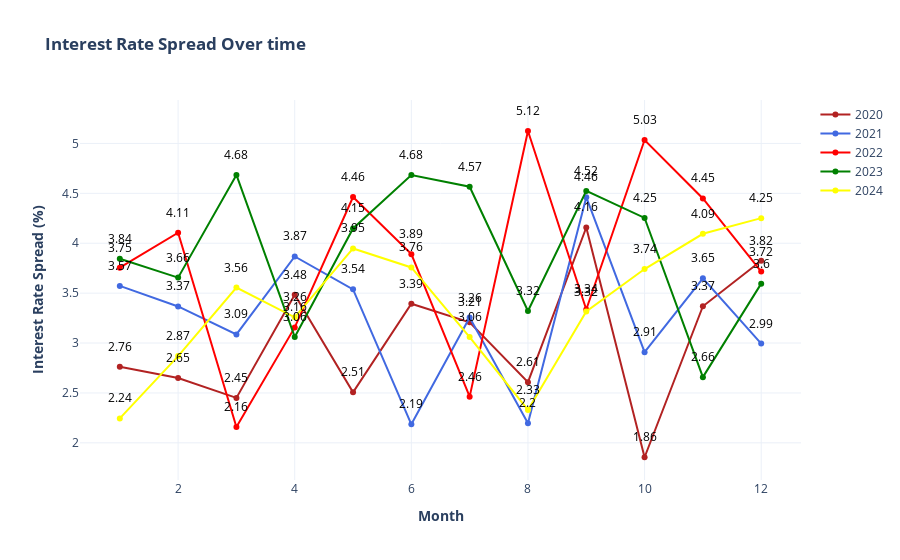

Here is the notebook cell this chart was saved with:
### Code cell
fig = go.Figure()

# Add traces for each year with custom colors
fig.add_trace(go.Scatter(x=df['month'], y=df_2020['interest_rate_spread'], name='2020',mode='markers+lines',line=dict(color='firebrick',width=2)))
fig.add_trace(go.Scatter(x=df['month'], y=df_2021['interest_rate_spread'], name='2021',mode='markers+lines',line=dict(color='royalblue',width=2)))
fig.add_trace(go.Scatter(x=df['month'], y=df_2022['interest_rate_spread'], name='2022',mode='markers+lines',line=dict(color='red',width=2)))
fig.add_trace(go.Scatter(x=df['month'], y=df_2023['interest_rate_spread'], name='2023',mode='markers+lines',line=dict(color='green',width=2)))
fig.add_trace(go.Scatter(x=df['month'], y=df_2024['interest_rate_spread'], name='2024',mode='markers+lines',line=dict(color='yellow',width=2)))

# Add annotations for each point
for year, data in zip(range(2020, 2025), [df_2020, df_2021, df_2022, df_2023, df_2024]):
    for month, spread in zip(data['month'], data['interest_rate_spread']):
        fig.add_annotation(x=month, y=spread,
                           text=str(round(spread, 2)),
                           showarrow=False,
                           font=dict(color="black"),
                           xanchor='center', yanchor='bottom', yshift=10)
        
fig.update_layout(title='<b>Interest Rate Spread Over time</b>',
                   xaxis_title='<b>Month</b>',
                   yaxis_title='<b>Interest Rate Spread (%)</b>',template='plotly_white')

fig.show()

### Figure 1 — Plotly figure (JSON) as saved in the notebook; plotly's stock layout.template omitted (floating-point values rounded to 4 significant figures)
{"data": [{"line": {"color": "firebrick", "width": 2}, "mode": "markers+lines", "name": "2020", "type": "scatter", "x": [1, 2, 3, 4, 5, 6, 7, 8, 9, 10, 11, 12, 1, 2, 3, 4, 5, 6, 7, 8, 9, 10, 11, 12, 1, 2, 3, 4, 5, 6, 7, 8, 9, 10, 11, 12, 1, 2, 3, 4, 5, 6, 7, 8, 9, 10, 11, 12, 1, 2, 3, 4, 5, 6, 7, 8, 9, 10, 11, 12], "y": [2.762, 2.65, 2.45, 3.484, 2.507, 3.393, 3.207, 2.608, 4.158, 1.856, 3.369, 3.825]}, {"line": {"color": "royalblue", "width": 2}, "mode": "markers+lines", "name": "2021", "type": "scatter", "x": [1, 2, 3, 4, 5, 6, 7, 8, 9, 10, 11, 12, 1, 2, 3, 4, 5, 6, 7, 8, 9, 10, 11, 12, 1, 2, 3, 4, 5, 6, 7, 8, 9, 10, 11, 12, 1, 2, 3, 4, 5, 6, 7, 8, 9, 10, 11, 12, 1, 2, 3, 4, 5, 6, 7, 8, 9, 10, 11, 12], "y": [3.572, 3.366, 3.086, 3.867, 3.538, 2.186, 3.255, 2.197, 4.462, 2.908, 3.648, 2.995]}, {"line": {"color": "red", "width": 2}, "mode": "markers+lines", "name": "2022", "type": "scatter", "x": [1, 2, 3, 4, 5, 6, 7, 8, 9, 10, 11, 12, 1, 2, 3, 4, 5, 6, 7, 8, 9, 10, 11, 12, 1, 2, 3, 4, 5, 6, 7, 8, 9, 10, 11, 12, 1, 2, 3, 4, 5, 6, 7, 8, 9, 10, 11, 12, 1, 2, 3, 4, 5, 6, 7, 8, 9, 10, 11, 12], "y": [3.755, 4.106, 2.159, 3.157, 4.463, 3.891, 2.463, 5.124, 3.336, 5.035, 4.449, 3.716]}, {"line": {"color": "green", "width": 2}, "mode": "markers+lines", "name": "2023", "type": "scatter", "x": [1, 2, 3, 4, 5, 6, 7, 8, 9, 10, 11, 12, 1, 2, 3, 4, 5, 6, 7, 8, 9, 10, 11, 12, 1, 2, 3, 4, 5, 6, 7, 8, 9, 10, 11, 12, 1, 2, 3, 4, 5, 6, 7, 8, 9, 10, 11, 12, 1, 2, 3, 4, 5, 6, 7, 8, 9, 10, 11, 12], "y": [3.844, 3.655, 4.685, 3.061, 4.148, 4.684, 4.566, 3.321, 4.524, 4.253, 2.658, 3.595]}, {"line": {"color": "yellow", "width": 2}, "mode": "markers+lines", "name": "2024", "type": "scatter", "x": [1, 2, 3, 4, 5, 6, 7, 8, 9, 10, 11, 12, 1, 2, 3, 4, 5, 6, 7, 8, 9, 10, 11, 12, 1, 2, 3, 4, 5, 6, 7, 8, 9, 10, 11, 12, 1, 2, 3, 4, 5, 6, 7, 8, 9, 10, 11, 12, 1, 2, 3, 4, 5, 6, 7, 8, 9, 10, 11, 12], "y": [2.245, 2.869, 3.555, 3.257, 3.948, 3.757, 3.059, 2.329, 3.316, 3.741, 4.095, 4.251]}], "layout": {"annotations": [{"font": {"color": "black"}, "showarrow": false, "text": "2.76", "x": 1, "xanchor": "center", "y": 2.762, "yanchor": "bottom", "yshift": 10}, {"font": {"color": "black"}, "showarrow": false, "text": "2.65", "x": 2, "xanchor": "center", "y": 2.65, "yanchor": "bottom", "yshift": 10}, {"font": {"color": "black"}, "showarrow": false, "text": "2.45", "x": 3, "xanchor": "center", "y": 2.45, "yanchor": "bottom", "yshift": 10}, {"font": {"color": "black"}, "showarrow": false, "text": "3.48", "x": 4, "xanchor": "center", "y": 3.484, "yanchor": "bottom", "yshift": 10}, {"font": {"color": "black"}, "showarrow": false, "text": "2.51", "x": 5, "xanchor": "center", "y": 2.507, "yanchor": "bottom", "yshift": 10}, {"font": {"color": "black"}, "showarrow": false, "text": "3.39", "x": 6, "xanchor": "center", "y": 3.393, "yanchor": "bottom", "yshift": 10}, {"font": {"color": "black"}, "showarrow": false, "text": "3.21", "x": 7, "xanchor": "center", "y": 3.207, "yanchor": "bottom", "yshift": 10}, {"font": {"color": "black"}, "showarrow": false, "text": "2.61", "x": 8, "xanchor": "center", "y": 2.608, "yanchor": "bottom", "yshift": 10}, {"font": {"color": "black"}, "showarrow": false, "text": "4.16", "x": 9, "xanchor": "center", "y": 4.158, "yanchor": "bottom", "yshift": 10}, {"font": {"color": "black"}, "showarrow": false, "text": "1.86", "x": 10, "xanchor": "center", "y": 1.856, "yanchor": "bottom", "yshift": 10}, {"font": {"color": "black"}, "showarrow": false, "text": "3.37", "x": 11, "xanchor": "center", "y": 3.369, "yanchor": "bottom", "yshift": 10}, {"font": {"color": "black"}, "showarrow": false, "text": "3.82", "x": 12, "xanchor": "center", "y": 3.825, "yanchor": "bottom", "yshift": 10}, {"font": {"color": "black"}, "showarrow": false, "text": "3.57", "x": 1, "xanchor": "center", "y": 3.572, "yanchor": "bottom", "yshift": 10}, {"font": {"color": "black"}, "showarrow": false, "text": "3.37", "x": 2, "xanchor": "center", "y": 3.366, "yanchor": "bottom", "yshift": 10}, {"font": {"color": "black"}, "showarrow": false, "text": "3.09", "x": 3, "xanchor": "center", "y": 3.086, "yanchor": "bottom", "yshift": 10}, {"font": {"color": "black"}, "showarrow": false, "text": "3.87", "x": 4, "xanchor": "center", "y": 3.867, "yanchor": "bottom", "yshift": 10}, {"font": {"color": "black"}, "showarrow": false, "text": "3.54", "x": 5, "xanchor": "center", "y": 3.538, "yanchor": "bottom", "yshift": 10}, {"font": {"color": "black"}, "showarrow": false, "text": "2.19", "x": 6, "xanchor": "center", "y": 2.186, "yanchor": "bottom", "yshift": 10}, {"font": {"color": "black"}, "showarrow": false, "text": "3.26", "x": 7, "xanchor": "center", "y": 3.255, "yanchor": "bottom", "yshift": 10}, {"font": {"color": "black"}, "showarrow": false, "text": "2.2", "x": 8, "xanchor": "center", "y": 2.197, "yanchor": "bottom", "yshift": 10}, {"font": {"color": "black"}, "showarrow": false, "text": "4.46", "x": 9, "xanchor": "center", "y": 4.462, "yanchor": "bottom", "yshift": 10}, {"font": {"color": "black"}, "showarrow": false, "text": "2.91", "x": 10, "xanchor": "center", "y": 2.908, "yanchor": "bottom", "yshift": 10}, {"font": {"color": "black"}, "showarrow": false, "text": "3.65", "x": 11, "xanchor": "center", "y": 3.648, "yanchor": "bottom", "yshift": 10}, {"font": {"color": "black"}, "showarrow": false, "text": "2.99", "x": 12, "xanchor": "center", "y": 2.995, "yanchor": "bottom", "yshift": 10}, {"font": {"color": "black"}, "showarrow": false, "text": "3.75", "x": 1, "xanchor": "center", "y": 3.755, "yanchor": "bottom", "yshift": 10}, {"font": {"color": "black"}, "showarrow": false, "text": "4.11", "x": 2, "xanchor": "center", "y": 4.106, "yanchor": "bottom", "yshift": 10}, {"font": {"color": "black"}, "showarrow": false, "text": "2.16", "x": 3, "xanchor": "center", "y": 2.159, "yanchor": "bottom", "yshift": 10}, {"font": {"color": "black"}, "showarrow": false, "text": "3.16", "x": 4, "xanchor": "center", "y": 3.157, "yanchor": "bottom", "yshift": 10}, {"font": {"color": "black"}, "showarrow": false, "text": "4.46", "x": 5, "xanchor": "center", "y": 4.463, "yanchor": "bottom", "yshift": 10}, {"font": {"color": "black"}, "showarrow": false, "text": "3.89", "x": 6, "xanchor": "center", "y": 3.891, "yanchor": "bottom", "yshift": 10}, {"font": {"color": "black"}, "showarrow": false, "text": "2.46", "x": 7, "xanchor": "center", "y": 2.463, "yanchor": "bottom", "yshift": 10}, {"font": {"color": "black"}, "showarrow": false, "text": "5.12", "x": 8, "xanchor": "center", "y": 5.124, "yanchor": "bottom", "yshift": 10}, {"font": {"color": "black"}, "showarrow": false, "text": "3.34", "x": 9, "xanchor": "center", "y": 3.336, "yanchor": "bottom", "yshift": 10}, {"font": {"color": "black"}, "showarrow": false, "text": "5.03", "x": 10, "xanchor": "center", "y": 5.035, "yanchor": "bottom", "yshift": 10}, {"font": {"color": "black"}, "showarrow": false, "text": "4.45", "x": 11, "xanchor": "center", "y": 4.449, "yanchor": "bottom", "yshift": 10}, {"font": {"color": "black"}, "showarrow": false, "text": "3.72", "x": 12, "xanchor": "center", "y": 3.716, "yanchor": "bottom", "yshift": 10}, {"font": {"color": "black"}, "showarrow": false, "text": "3.84", "x": 1, "xanchor": "center", "y": 3.844, "yanchor": "bottom", "yshift": 10}, {"font": {"color": "black"}, "showarrow": false, "text": "3.66", "x": 2, "xanchor": "center", "y": 3.655, "yanchor": "bottom", "yshift": 10}, {"font": {"color": "black"}, "showarrow": false, "text": "4.68", "x": 3, "xanchor": "center", "y": 4.685, "yanchor": "bottom", "yshift": 10}, {"font": {"color": "black"}, "showarrow": false, "text": "3.06", "x": 4, "xanchor": "center", "y": 3.061, "yanchor": "bottom", "yshift": 10}, {"font": {"color": "black"}, "showarrow": false, "text": "4.15", "x": 5, "xanchor": "center", "y": 4.148, "yanchor": "bottom", "yshift": 10}, {"font": {"color": "black"}, "showarrow": false, "text": "4.68", "x": 6, "xanchor": "center", "y": 4.684, "yanchor": "bottom", "yshift": 10}, {"font": {"color": "black"}, "showarrow": false, "text": "4.57", "x": 7, "xanchor": "center", "y": 4.566, "yanchor": "bottom", "yshift": 10}, {"font": {"color": "black"}, "showarrow": false, "text": "3.32", "x": 8, "xanchor": "center", "y": 3.321, "yanchor": "bottom", "yshift": 10}, {"font": {"color": "black"}, "showarrow": false, "text": "4.52", "x": 9, "xanchor": "center", "y": 4.524, "yanchor": "bottom", "yshift": 10}, {"font": {"color": "black"}, "showarrow": false, "text": "4.25", "x": 10, "xanchor": "center", "y": 4.253, "yanchor": "bottom", "yshift": 10}, {"font": {"color": "black"}, "showarrow": false, "text": "2.66", "x": 11, "xanchor": "center", "y": 2.658, "yanchor": "bottom", "yshift": 10}, {"font": {"color": "black"}, "showarrow": false, "text": "3.6", "x": 12, "xanchor": "center", "y": 3.595, "yanchor": "bottom", "yshift": 10}, {"font": {"color": "black"}, "showarrow": false, "text": "2.24", "x": 1, "xanchor": "center", "y": 2.245, "yanchor": "bottom", "yshift": 10}, {"font": {"color": "black"}, "showarrow": false, "text": "2.87", "x": 2, "xanchor": "center", "y": 2.869, "yanchor": "bottom", "yshift": 10}, {"font": {"color": "black"}, "showarrow": false, "text": "3.56", "x": 3, "xanchor": "center", "y": 3.555, "yanchor": "bottom", "yshift": 10}, {"font": {"color": "black"}, "showarrow": false, "text": "3.26", "x": 4, "xanchor": "center", "y": 3.257, "yanchor": "bottom", "yshift": 10}, {"font": {"color": "black"}, "showarrow": false, "text": "3.95", "x": 5, "xanchor": "center", "y": 3.948, "yanchor": "bottom", "yshift": 10}, {"font": {"color": "black"}, "showarrow": false, "text": "3.76", "x": 6, "xanchor": "center", "y": 3.757, "yanchor": "bottom", "yshift": 10}, {"font": {"color": "black"}, "showarrow": false, "text": "3.06", "x": 7, "xanchor": "center", "y": 3.059, "yanchor": "bottom", "yshift": 10}, {"font": {"color": "black"}, "showarrow": false, "text": "2.33", "x": 8, "xanchor": "center", "y": 2.329, "yanchor": "bottom", "yshift": 10}, {"font": {"color": "black"}, "showarrow": false, "text": "3.32", "x": 9, "xanchor": "center", "y": 3.316, "yanchor": "bottom", "yshift": 10}, {"font": {"color": "black"}, "showarrow": false, "text": "3.74", "x": 10, "xanchor": "center", "y": 3.741, "yanchor": "bottom", "yshift": 10}, {"font": {"color": "black"}, "showarrow": false, "text": "4.09", "x": 11, "xanchor": "center", "y": 4.095, "yanchor": "bottom", "yshift": 10}, {"font": {"color": "black"}, "showarrow": false, "text": "4.25", "x": 12, "xanchor": "center", "y": 4.251, "yanchor": "bottom", "yshift": 10}], "title": {"text": "<b>Interest Rate Spread Over time</b>"}, "xaxis": {"title": {"text": "<b>Month</b>"}}, "yaxis": {"title": {"text": "<b>Interest Rate Spread (%)</b>"}}}}
